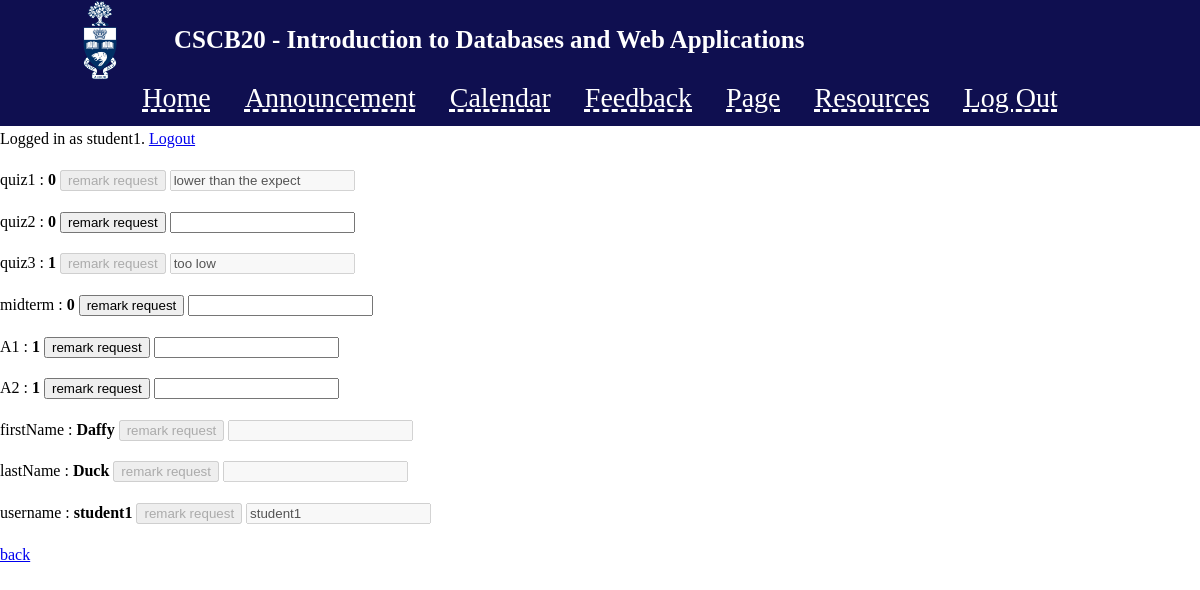
/student/grades (signed in), run on the app's committed database.
### tables this page shows
CREATE TABLE "remark" (
	"SID"	TEXT UNIQUE,
	"quiz1"	INTEGER,
	"quiz2"	INTEGER,
	"quiz3"	INTEGER,
	"midterm"	INTEGER,
	"A1"	INTEGER,
	"A2"	INTEGER,
	"username"	INTEGER
);

CREATE TABLE "marks" (
	"SID"	TEXT UNIQUE,
	"quiz1"	INTEGER,
	"quiz2"	INTEGER,
	"quiz3"	INTEGER,
	"midterm"	INTEGER,
	"A1"	INTEGER,
	"A2"	INTEGER,
	"firstName"	TEXT,
	"lastName"	TEXT,
	"username"	INTEGER
);

### app.py (the view)
@app.route('/student/grades')
def grades():
	if session.get('username') == None:
		return redirect(url_for('index'))
	mark_sql = """
				SELECT *
				FROM marks
				WHERE username = "%s"
	""" % (session.get('username'))
	remark_sql = """
				SELECT *
				FROM remark
				WHERE username = "%s"
	""" % (session.get('username'))
	mark_results = db.engine.execute(text(mark_sql)).fetchone()
	remark_results = db.engine.execute(text(remark_sql)).fetchone()
	grade_records = {}
	remark_request = {}
	for key in mark_results.keys():
		if not key == 'SID':
			grade_records[key] = mark_results[key]
	for key in remark_results.keys():
		if not key == 'SID':
			remark_request[key] = remark_results[key]
	return render_template('grades.html', name=session.get('username'), marks=grade_records, request=remark_request)

### templates/grades.html (shortened to what this page needs)
<!DOCTYPE <!DOCTYPE html>
<html>
<head>
    <link rel="stylesheet" href="{{ url_for('static', filename='grades.css') }}">
    <link rel="stylesheet" href="{{ url_for('static', filename='basic_style.css') }}">
</head>
<body>
    <header id="main-header">
        <div class="container">
            <img src="../static/ut-logo.png" width="80" style="vertical-align: middle">
            <b>CSCB20 - Introduction to Databases and Web Applications</b>
        </div>
    </header>
	<nav id="navbar">
        <div class="container">
            <ul>
                <li><a href="/index">Home</a></li>
                <li><a href="/announcement">Announcement</a></li>
                <li><a href="/calendar">Calendar</a></li>
                <li><a href="/student/feedback">Feedback</a></li>
                <li><a href="/">Page</a></li>
                <li><a href="/resources">Resources</a>
                </li>
                <li><a href="/logout">Log Out</a></li>
            </ul>
        </div>
    </nav>
    <div class="container1">
	Logged in as {{name}}. <a href="/logout">Logout</a>
	{% for term, mark in marks.items() %}
        <div>
		<p>
		<form method="post" action="/grade/handdle_request" method = "post"  style="margin:0px;display:inline;">
		{{ term }} : <b>{{ mark }}</b>
			<input type=submit value="remark request" {% if request[term] != 0 %}disabled="disabled" {% endif%}>
			<input type=text name=explain  {% if request[term] != 0 %}disabled="disabled" value="{{request[term]}}"{% endif%}>
		</form>
		</p>
		</div>
    {% endfor %}
	<a href="/">back</a>
	</div>
</body>
</html>

### static/basic_style.css (style rules this page uses)
body { background-color: white; color: black; margin: 0px; font-family: 'Times New Roman', Times, serif; font-size: 16px; line-height: 1.6em; }
img { width: 80px; vertical-align: middle; }
#main-header { width: 100%; position: fixed; background-color: rgb(15, 15, 80); color: white; }
#main-header b { padding-left: 30px; font-size: 25px; vertical-align: middle; }
#navbar { text-align: center; width: 100%; padding-top: 70px; background: rgb(15, 15, 80); }
#navbar ul { margin: 0; padding: 0; list-style: none; background-color: rgb(15, 15, 80); }
#navbar ul li { display: inline-block; padding: 15px; background-color: rgb(15, 15, 80); }
#navbar a { text-decoration-style: dashed; color: white; font-size: 28px; }
.container { width: 90%; margin: auto; overflow: hidden; }
.container a { color: tomato; }

### data on the page
remark: quiz1 "remark request" "remark request" "remark request" "remark request" "remark request" "remark request", explain "lower than the expect" "too low", username "remark request", explain "student1"
marks: term "firstName", firstName "Daffy", term "lastName", lastName "Duck", term "username", username "student1"

### other printed values
{{ name }} "student1"
{{ term }} "quiz1" "quiz2" "quiz3" "midterm" "A1" "A2"
{{ mark }} "0" "0" "1" "0" "1" "1"
